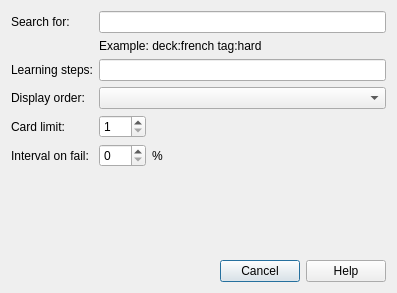
<?xml version="1.0" encoding="UTF-8"?>
<ui version="4.0">
 <class>Dialog</class>
 <widget class="QDialog" name="Dialog">
  <property name="geometry">
   <rect>
    <x>0</x>
    <y>0</y>
    <width>397</width>
    <height>293</height>
   </rect>
  </property>
  <property name="windowTitle">
   <string>Dialog</string>
  </property>
  <layout class="QVBoxLayout" name="verticalLayout">
   <item>
    <layout class="QGridLayout" name="gridLayout">
     <item row="4" column="1">
      <widget class="QSpinBox" name="limit">
       <property name="minimum">
        <number>1</number>
       </property>
       <property name="maximum">
        <number>999</number>
       </property>
      </widget>
     </item>
     <item row="4" column="2">
      <spacer name="horizontalSpacer_2">
       <property name="orientation">
        <enum>Qt::Horizontal</enum>
       </property>
       <property name="sizeHint" stdset="0">
        <size>
         <width>40</width>
         <height>20</height>
        </size>
       </property>
      </spacer>
     </item>
     <item row="0" column="0">
      <widget class="QLabel" name="label_2">
       <property name="text">
        <string>Search for:</string>
       </property>
      </widget>
     </item>
     <item row="2" column="0">
      <widget class="QLabel" name="label_4">
       <property name="text">
        <string>Learning steps:</string>
       </property>
      </widget>
     </item>
     <item row="4" column="0">
      <widget class="QLabel" name="label_5">
       <property name="text">
        <string>Card limit:</string>
       </property>
      </widget>
     </item>
     <item row="5" column="1">
      <widget class="QSpinBox" name="fmult">
       <property name="maximum">
        <number>100</number>
       </property>
      </widget>
     </item>
     <item row="3" column="0">
      <widget class="QLabel" name="label_6">
       <property name="text">
        <string>Display order:</string>
       </property>
      </widget>
     </item>
     <item row="5" column="2">
      <widget class="QLabel" name="label_8">
       <property name="text">
        <string>%</string>
       </property>
      </widget>
     </item>
     <item row="1" column="1" colspan="2">
      <widget class="QLabel" name="label_3">
       <property name="text">
        <string>Example: deck:french tag:hard</string>
       </property>
      </widget>
     </item>
     <item row="5" column="0">
      <widget class="QLabel" name="label_7">
       <property name="text">
        <string>Interval on fail:</string>
       </property>
      </widget>
     </item>
     <item row="5" column="3">
      <spacer name="horizontalSpacer">
       <property name="orientation">
        <enum>Qt::Horizontal</enum>
       </property>
       <property name="sizeHint" stdset="0">
        <size>
         <width>40</width>
         <height>20</height>
        </size>
       </property>
      </spacer>
     </item>
     <item row="2" column="1" colspan="3">
      <widget class="QLineEdit" name="steps"/>
     </item>
     <item row="0" column="1" colspan="3">
      <widget class="QLineEdit" name="search"/>
     </item>
     <item row="3" column="1" colspan="3">
      <widget class="QComboBox" name="order"/>
     </item>
    </layout>
   </item>
   <item>
    <spacer name="verticalSpacer">
     <property name="orientation">
      <enum>Qt::Vertical</enum>
     </property>
     <property name="sizeHint" stdset="0">
      <size>
       <width>20</width>
       <height>40</height>
      </size>
     </property>
    </spacer>
   </item>
   <item>
    <widget class="QDialogButtonBox" name="buttonBox">
     <property name="orientation">
      <enum>Qt::Horizontal</enum>
     </property>
     <property name="standardButtons">
      <set>QDialogButtonBox::Cancel|QDialogButtonBox::Help</set>
     </property>
    </widget>
   </item>
  </layout>
 </widget>
 <tabstops>
  <tabstop>search</tabstop>
  <tabstop>steps</tabstop>
  <tabstop>order</tabstop>
  <tabstop>limit</tabstop>
  <tabstop>fmult</tabstop>
  <tabstop>buttonBox</tabstop>
 </tabstops>
 <resources/>
 <connections>
  <connection>
   <sender>buttonBox</sender>
   <signal>accepted()</signal>
   <receiver>Dialog</receiver>
   <slot>accept()</slot>
   <hints>
    <hint type="sourcelabel">
     <x>248</x>
     <y>254</y>
    </hint>
    <hint type="destinationlabel">
     <x>157</x>
     <y>274</y>
    </hint>
   </hints>
  </connection>
  <connection>
   <sender>buttonBox</sender>
   <signal>rejected()</signal>
   <receiver>Dialog</receiver>
   <slot>reject()</slot>
   <hints>
    <hint type="sourcelabel">
     <x>316</x>
     <y>260</y>
    </hint>
    <hint type="destinationlabel">
     <x>286</x>
     <y>274</y>
    </hint>
   </hints>
  </connection>
 </connections>
</ui>
